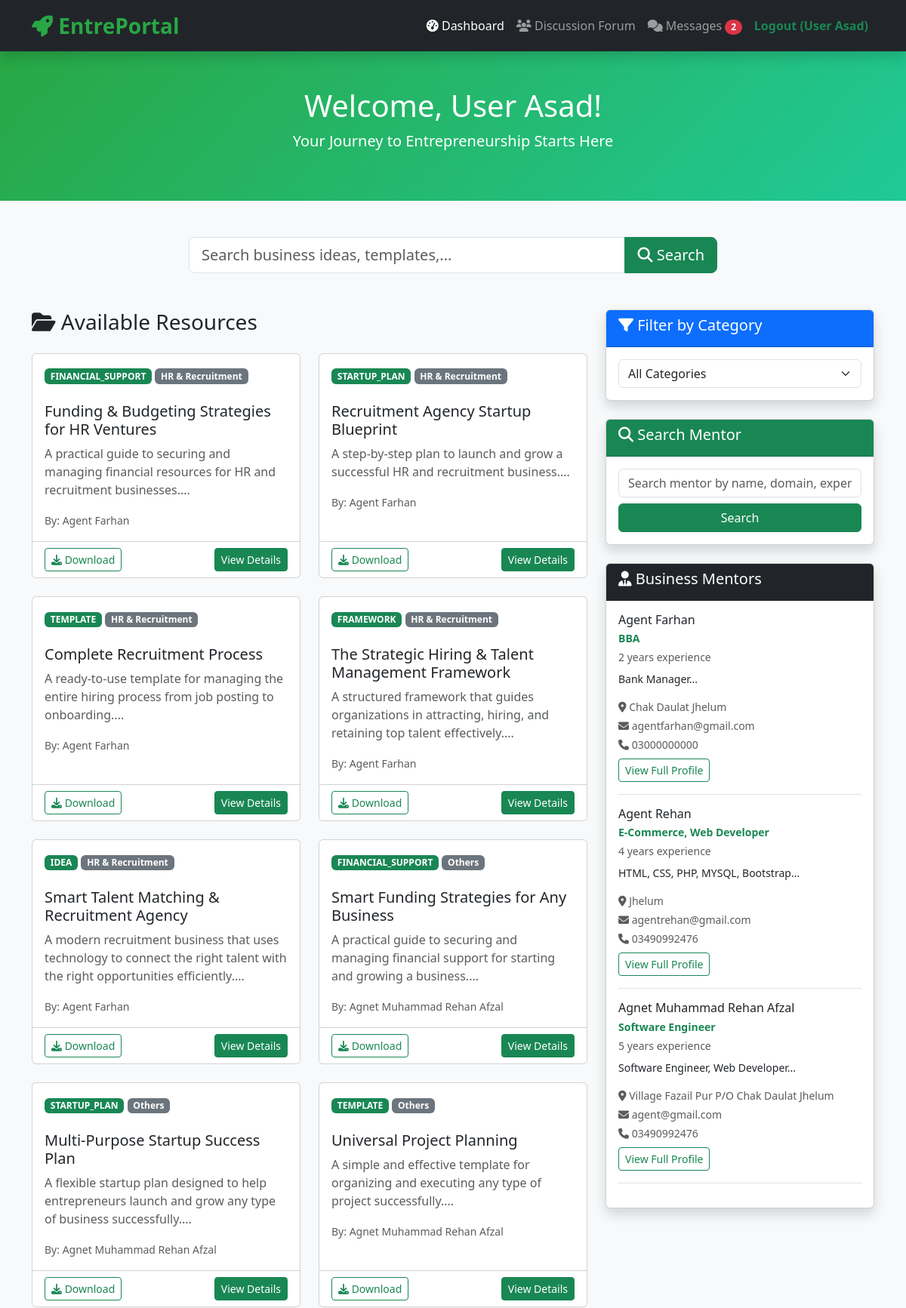
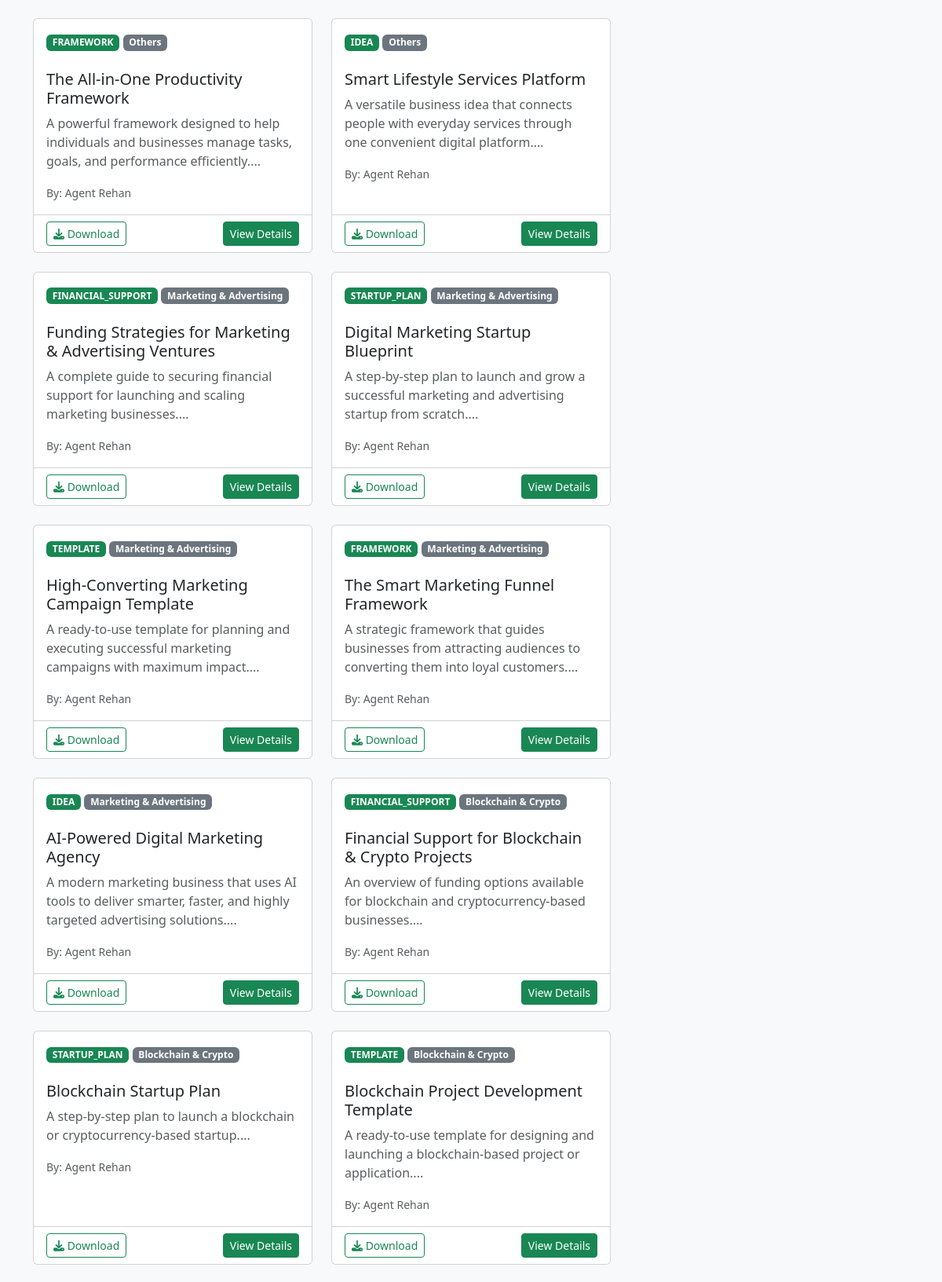
Page /user/dashboard-user.php (signed in, upper part) on the committed database (2 pictures, top to bottom).
### tables this page shows
CREATE TABLE `resources` (
  `id` int(11) NOT NULL,
  `agent_id` int(11) NOT NULL,
  `category_id` int(11) DEFAULT NULL,
  `title` varchar(255) NOT NULL,
  `content_type` enum('idea','framework','template','startup_plan','financial_support') NOT NULL,
  `description` text DEFAULT NULL,
  `file_path` varchar(255) DEFAULT NULL,
  `created_at` timestamp NOT NULL DEFAULT current_timestamp(),
  `updated_at` timestamp NOT NULL DEFAULT current_timestamp() ON UPDATE current_timestamp()
);

CREATE TABLE `categories` (
  `id` int(11) NOT NULL,
  `category_name` varchar(100) NOT NULL,
  `description` text DEFAULT NULL,
  `created_at` timestamp NOT NULL DEFAULT current_timestamp()
);

CREATE TABLE `users` (
  `id` int(11) NOT NULL,
  `full_name` varchar(100) NOT NULL,
  `email` varchar(100) NOT NULL,
  `password` varchar(255) NOT NULL,
  `phone` varchar(20) DEFAULT NULL,
  `bio` text DEFAULT NULL,
  `location` varchar(100) DEFAULT NULL,
  `role` enum('user','agent','admin') NOT NULL DEFAULT 'user',
  `status` enum('pending','approved','rejected') NOT NULL DEFAULT 'pending',
  `created_at` timestamp NOT NULL DEFAULT current_timestamp()
);

CREATE TABLE `agents` (
  `id` int(11) NOT NULL,
  `user_id` int(11) NOT NULL,
  `business_domain` varchar(150) NOT NULL,
  `experience_years` int(11) DEFAULT NULL,
  `expertise` text DEFAULT NULL,
  `linkedin_profile` varchar(255) DEFAULT NULL,
  `profile_completed` tinyint(1) DEFAULT 0,
  `created_at` timestamp NOT NULL DEFAULT current_timestamp(),
  `updated_at` timestamp NOT NULL DEFAULT current_timestamp() ON UPDATE current_timestamp()
);

### user/dashboard-user.php (the view, shortened to what this page needs)
<?php
include 'config.php';
$search = isset($_GET['search']) ? mysqli_real_escape_string($conn, trim($_GET['search'])) : '';
$mentor_search = isset($_GET['mentor_search']) ? mysqli_real_escape_string($conn, trim($_GET['mentor_search'])) : '';
$resource_sql = "SELECT r.*, c.category_name, u.full_name as agent_name
                 FROM resources r
                 LEFT JOIN categories c ON r.category_id = c.id
                 LEFT JOIN users u ON r.agent_id = u.id
                 WHERE 1=1";
$resource_sql .= " ORDER BY r.created_at DESC";
$resources = mysqli_query($conn, $resource_sql);
$agent_sql = "SELECT u.id AS mentor_user_id, u.full_name, u.email, u.phone, u.bio, u.location,
                     a.business_domain, a.experience_years, a.expertise, a.linkedin_profile
              FROM users u
              JOIN agents a ON u.id = a.user_id
              WHERE u.role = 'agent' AND u.status = 'approved'";
$agent_sql .= " ORDER BY a.created_at DESC";
$agents = mysqli_query($conn, $agent_sql);
?>
<!DOCTYPE html>
<html lang="en">
<head>
    <link href="https://cdn.jsdelivr.net/npm/bootstrap@5.3.3/dist/css/bootstrap.min.css" rel="stylesheet">
    <link href="https://cdnjs.cloudflare.com/ajax/libs/font-awesome/6.5.1/css/all.min.css" rel="stylesheet">
</head>
<body>
<?php include 'navbar.php'; ?>
<div class="dash-header py-5 text-center">
    <div class="container">
        <h1>Welcome, <?php echo htmlspecialchars($_SESSION['full_name']); ?>!</h1>
        <p class="lead">Your Journey to Entrepreneurship Starts Here</p>
    </div>
</div>
<div class="container py-5">
    <div class="search-box mb-5">
        <form method="GET" class="input-group">
            <input type="text" name="search" class="form-control form-control-lg"
                   placeholder="Search business ideas, templates,..."
                   value="<?= htmlspecialchars($search) ?>">
            <button class="btn btn-success btn-lg" type="submit">
                <i class="fas fa-search"></i> Search
            </button>
        </form>
    </div>
    <div class="row">
        <div class="col-lg-8">
            <h3 class="mb-4">
                <i class="fas fa-folder-open"></i> Available Resources
            </h3>
            <?php if (mysqli_num_rows($resources) > 0): ?>
                <div class="row g-4">
                    <?php while($row = mysqli_fetch_assoc($resources)): ?>
                    <div class="col-md-6">
                        <div class="card h-100 card-hover">
                            <div class="card-body">
                                <span class="badge bg-success mb-2"><?= strtoupper($row['content_type']) ?></span>
                                <?php if($row['category_name']): ?>
                                    <span class="badge bg-secondary"><?= htmlspecialchars($row['category_name']) ?></span>
                                <?php endif; ?>
                                <h5 class="card-title mt-3"><?= htmlspecialchars($row['title']) ?></h5>
                                <p class="card-text text-muted"><?= substr(htmlspecialchars($row['description']), 0, 120) ?>...</p>
                                <small class="text-muted">By: <?= htmlspecialchars($row['agent_name'] ?? 'Unknown') ?></small>
                            </div>
                            <div class="card-footer bg-white">
                                <?php if(!empty($row['file_path'])): ?>
                                    <a href="../agent/<?= $row['file_path'] ?>" target="_blank" class="btn btn-outline-success btn-sm">
                                        <i class="fas fa-download"></i> Download
                                    </a>
                                <?php endif; ?>
                                <a href="view-resource.php?id=<?= $row['id'] ?>" class="btn btn-success btn-sm float-end">View Details</a>
                            </div>
                        </div>
                    </div>
                    <?php endwhile; ?>
                </div>
            <?php endif; ?>
        </div>
        <div class="col-lg-4">
            <div class="card shadow mb-4">
                <div class="card-header bg-primary text-white">
                    <h5><i class="fas fa-filter"></i> Filter by Category</h5>
                </div>
                <div class="card-body">
                    <form method="GET">
                        <select name="category" class="form-select" onchange="this.form.submit()">
                            <option value="0">All Categories</option>
                        </select>
                    </form>
                </div>
            </div>
            <div class="card shadow mb-4">
                <div class="card-header bg-success text-white">
                    <h5><i class="fas fa-search"></i> Search Mentor</h5>
                </div>
                <div class="card-body">
                    <form method="GET">
                        <input type="text" name="mentor_search" class="form-control mb-2"
                               placeholder="Search mentor by name, domain, expertise..."
                               value="<?= htmlspecialchars($mentor_search) ?>">
                        <button class="btn btn-success w-100">Search</button>
                    </form>
                </div>
            </div>
            <div class="card shadow">
                <div class="card-header bg-dark text-white">
                    <h5><i class="fas fa-user-tie"></i> Business Mentors</h5>
                </div>
                <div class="card-body">
                    <?php if (mysqli_num_rows($agents) > 0): ?>
                        <?php while($mentor = mysqli_fetch_assoc($agents)): ?>
                        <div class="border-bottom pb-3 mb-3">
                            <h6 class="mb-1"><?php echo htmlspecialchars($mentor['full_name']); ?></h6>
                            <p class="text-success small mb-1"><strong><?php echo htmlspecialchars($mentor['business_domain']); ?></strong></p>
                            <p class="small text-muted mb-2">
                                <?php echo $mentor['experience_years'] ? htmlspecialchars($mentor['experience_years']).' years experience' : ''; ?>
                            </p>
                            <p class="small"><?php echo substr(htmlspecialchars($mentor['expertise'] ?? $mentor['bio']), 0, 100); ?>...</p>
                            <p class="small text-muted mb-1"><i class="fas fa-map-marker-alt"></i> <?php echo htmlspecialchars($mentor['location']); ?></p>
                            <p class="small text-muted mb-1"><i class="fas fa-envelope"></i> <?php echo htmlspecialchars($mentor['email']); ?></p>
                            <p class="small text-muted mb-2"><i class="fas fa-phone"></i> <?php echo htmlspecialchars($mentor['phone']); ?></p>
                            <a href="view-profile.php?id=<?php echo $mentor['mentor_user_id']; ?>" class="btn btn-outline-success btn-sm">
                                View Full Profile
                            </a>
                        </div>
                        <?php endwhile; ?>
                    <?php else: ?>
                        <p class="text-muted">No mentors found.</p>
                    <?php endif; ?>
                </div>
            </div>
        </div>
    </div>
</div>
</body>
</html>

### user/dashboard-user.php (style rules this page uses)
body { background: #f8f9fa; }
.dash-header { background: linear-gradient(135deg, #28a745, #20c997); color: white; }
.search-box { max-width: 700px; margin: 0 auto; }

### user/navbar.php (style rules this page uses)
:root { --primary: #28a745; --dark: #212529; }

### rows in the picture
resources: content_type "FINANCIAL_SUPPORT", category.category_name "HR & Recruitment", title "Funding & Budgeting Strategies for HR Ventures", description "A practical guide to securing and managing financial resources for HR and recruitment businesses.", agent.full_name "Agent Farhan"
resources: content_type "STARTUP_PLAN", category.category_name "HR & Recruitment", title "Recruitment Agency Startup Blueprint", description "A step-by-step plan to launch and grow a successful HR and recruitment business.", agent.full_name "Agent Farhan"
resources: content_type "TEMPLATE", category.category_name "HR & Recruitment", title "Complete Recruitment Process", description "A ready-to-use template for managing the entire hiring process from job posting to onboarding.", agent.full_name "Agent Farhan"
resources: content_type "FRAMEWORK", category.category_name "HR & Recruitment", title "The Strategic Hiring & Talent Management Framework", description "A structured framework that guides organizations in attracting, hiring, and retaining top talent effectively.", agent.full_name "Agent Farhan"
resources: content_type "IDEA", category.category_name "HR & Recruitment", title "Smart Talent Matching & Recruitment Agency", description "A modern recruitment business that uses technology to connect the right talent with the right opportunities efficiently.", agent.full_name "Agent Farhan"
resources: content_type "FINANCIAL_SUPPORT", category.category_name "Others", title "Smart Funding Strategies for Any Business", description "A practical guide to securing and managing financial support for starting and growing a business.", agent.full_name "Agnet Muhammad Rehan Afzal"
resources: content_type "STARTUP_PLAN", category.category_name "Others", title "Multi-Purpose Startup Success Plan", description "A flexible startup plan designed to help entrepreneurs launch and grow any type of business successfully.", agent.full_name "Agnet Muhammad Rehan Afzal"
resources: content_type "TEMPLATE", category.category_name "Others", title "Universal Project Planning", description "A simple and effective template for organizing and executing any type of project successfully.", agent.full_name "Agnet Muhammad Rehan Afzal"
resources: content_type "FRAMEWORK", category.category_name "Others", title "The All-in-One Productivity Framework", description "A powerful framework designed to help individuals and businesses manage tasks, goals, and performance efficiently.", agent.full_name "Agent Rehan"
resources: content_type "IDEA", category.category_name "Others", title "Smart Lifestyle Services Platform", description "A versatile business idea that connects people with everyday services through one convenient digital platform.", agent.full_name "Agent Rehan"
resources: content_type "FINANCIAL_SUPPORT", category.category_name "Marketing & Advertising", title "Funding Strategies for Marketing & Advertising Ventures", description "A complete guide to securing financial support for launching and scaling marketing businesses.", agent.full_name "Agent Rehan"
resources: content_type "STARTUP_PLAN", category.category_name "Marketing & Advertising", title "Digital Marketing Startup Blueprint", description "A step-by-step plan to launch and grow a successful marketing and advertising startup from scratch.", agent.full_name "Agent Rehan"
resources: content_type "TEMPLATE", category.category_name "Marketing & Advertising", title "High-Converting Marketing Campaign Template", description "A ready-to-use template for planning and executing successful marketing campaigns with maximum impact.", agent.full_name "Agent Rehan"
resources: content_type "FRAMEWORK", category.category_name "Marketing & Advertising", title "The Smart Marketing Funnel Framework", description "A strategic framework that guides businesses from attracting audiences to converting them into loyal customers.", agent.full_name "Agent Rehan"
resources: content_type "IDEA", category.category_name "Marketing & Advertising", title "AI-Powered Digital Marketing Agency", description "A modern marketing business that uses AI tools to deliver smarter, faster, and highly targeted advertising solutions.", agent.full_name "Agent Rehan"
resources: content_type "FINANCIAL_SUPPORT", category.category_name "Blockchain & Crypto", title "Financial Support for Blockchain & Crypto Projects", description "An overview of funding options available for blockchain and cryptocurrency-based businesses.", agent.full_name "Agent Rehan"
resources: content_type "STARTUP_PLAN", category.category_name "Blockchain & Crypto", title "Blockchain Startup Plan", description "A step-by-step plan to launch a blockchain or cryptocurrency-based startup.", agent.full_name "Agent Rehan"
resources: content_type "TEMPLATE", category.category_name "Blockchain & Crypto", title "Blockchain Project Development Template", description "A ready-to-use template for designing and launching a blockchain-based project or application.", agent.full_name "Agent Rehan"
agents: user.full_name "Agent Farhan", business_domain "BBA", experience_years "2", expertise "Bank Manager", user.location "Chak Daulat Jhelum", user.email "agentfarhan@gmail.com", user.phone "03000000000"
agents: user.full_name "Agent Rehan", business_domain "E-Commerce, Web Developer", experience_years "4", expertise "HTML, CSS, PHP, MYSQL, Bootstrap", user.location "Jhelum", user.email "agentrehan@gmail.com", user.phone "03490992476"
agents: user.full_name "Agnet Muhammad Rehan Afzal", business_domain "Software Engineer", experience_years "5", expertise "Software Engineer, Web Developer", user.location "Village Fazail Pur P/O Chak Daulat Jhelum", user.email "agent@gmail.com", user.phone "03490992476"

### other values in the picture
$nav_unread_count "2"
$_SESSION['full_name'] "User Asad"
